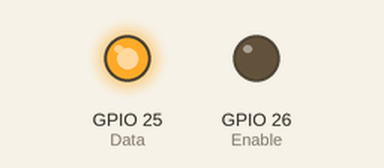
The sketch below on a simulated ESP32. Parts: output pins drawn as LEDs (lit = HIGH).

Above: at 0.15 s.
At 1.2 s:
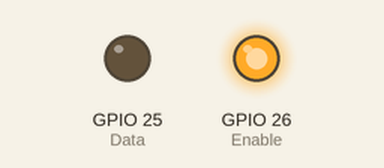
At 3.0 s:
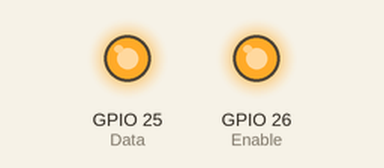
At 4.5 s:
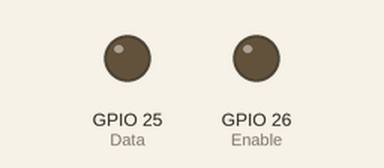
Timing chart, 0 to 6.0 s (numbered marks = the images above):
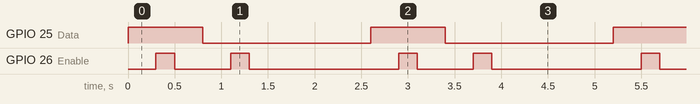

The sketch:

20221116_simple_test_Dlatch.ino
```cpp
void setup() {
  pinMode(25 , OUTPUT);//Data
  pinMode(26 , OUTPUT);//Enable
}

void loop() {
  digitalWrite(25 , LOW);
  digitalWrite(26 , LOW);

  digitalWrite(25 , HIGH);
  delay(300);
  digitalWrite(26 , HIGH);
  delay(200);
  digitalWrite(26 , LOW);
  delay(300);

  digitalWrite(25 , LOW);
  delay(300);
  digitalWrite(26 , HIGH);
  delay(200);
  digitalWrite(26 , LOW);
  delay(300);

  delay(1000);
}
```

Measured:
- by itself, GPIO 25 (Data): alternates HIGH for 0.80 s and LOW for 1.8 s
- by itself, GPIO 26 (Enable): repeats every 2.6 s: LOW 0.60 s, HIGH 0.20 s, LOW 1.6 s, HIGH 0.20 s
- by itself, everything shown: repeats every 2.6 s, in 6 steps
